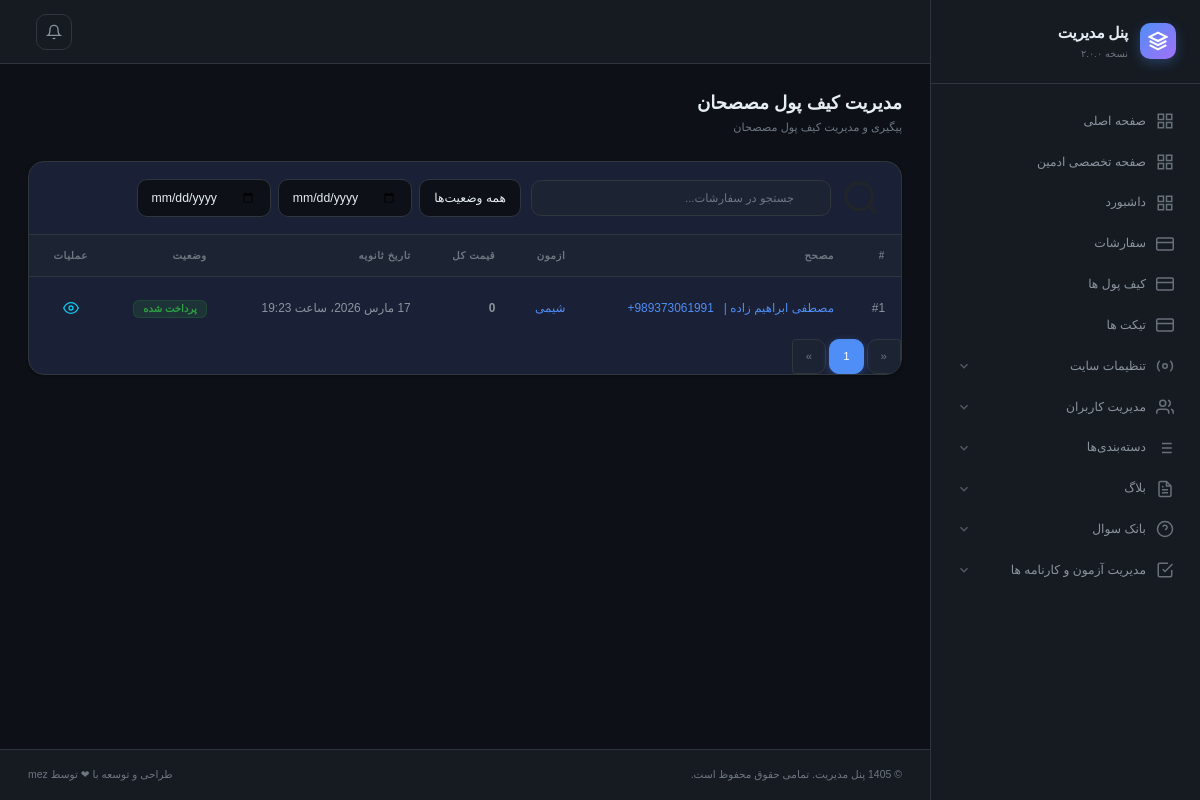
The app's page /admin-panel/wallets/ (signed in) with its own data.
### sanatorium/models.py (models this page shows, shortened)
class SanatoriumWallet(models.Model):
    user = models.ForeignKey(User,related_name='wallet', verbose_name='کاربر', on_delete=models.PROTECT,  db_index=True)
    quiz = models.ForeignKey(Quiz, related_name='wallet', on_delete=models.PROTECT, verbose_name='ازمون',  db_index=True)
    final_price = models.PositiveBigIntegerField(verbose_name='قیمت', default=0,  db_index=True)
    create_at = models.DateTimeField(auto_now_add=True)
    update_at = models.DateTimeField(null=True, blank=True)
    is_active = models.BooleanField(default=True, verbose_name='فعال بودن')
    class OrderStatus(models.TextChoices):
        active = 'جاری', 'جاری'
        request_to_paid = 'درخواست تصفیه', 'درخواست تصفیه'
        paid = 'تصفیه شده', 'تصفیه شده'
    status = models.CharField(verbose_name='وضعیت', choices=OrderStatus, default=OrderStatus.active)
    class Meta:
        ordering = ['-pk']
        verbose_name = 'کیف پول'
        verbose_name_plural = 'کیف پول ها'
    def get_payment_price(cls):
        if cls.status == cls.OrderStatus.active or cls.final_price <= 0:
            price = 0
            for item in cls.details.filter(is_active=True).all():
                price += item.get_item_price()
            cls.final_price = price
            cls.save()
            return price
        else:
            return cls.final_price

class WalletDetails(models.Model):
    wallet = models.ForeignKey(SanatoriumWallet, related_name='details', on_delete=models.PROTECT, verbose_name='کیف پول',  db_index=True)
    answer = models.ForeignKey(StudentAnswer, related_name='wallet', on_delete=models.SET_NULL,null=True, verbose_name='پاسخ نامه',  db_index=True)
    price = models.PositiveBigIntegerField(verbose_name='قیمت', default=0)
    create_at = models.DateTimeField(auto_now_add=True,  verbose_name='تاریخ افزودن')
    is_active = models.BooleanField(default=True, verbose_name='فعال بودن')
    class Meta:
        ordering = ['-pk']
        verbose_name = 'جزییات کیف پول'
        verbose_name_plural = 'جزییات کیف پول'
    def get_item_price(cls):
        if cls.wallet.status == SanatoriumWallet.OrderStatus.active or cls.price <= 0:
            cls.price = cls.wallet.quiz.corrected_price
            cls.save()
            return cls.wallet.quiz.corrected_price
        else:
            return cls.price

### user/models.py (models this page shows, shortened)
class User(AbstractUser):
    class GenderOfUser(models.TextChoices):
        MALE = "M", 'مذکر'
        FELMALE = "F", "مونث"
    class TypeOfUser(models.TextChoices):
        REGULAR = "R", 'دانش اموز'
        SANATORUM = "S", "مصحح"
        ADMIN = "A", "ادمین"
    father_name =  models.CharField(max_length=255, verbose_name='نام پدر', null=True)
    gender = models.CharField(max_length=255, choices=GenderOfUser, verbose_name="جنسیت")
    PhoneNumber = PhoneNumberField(unique=True, verbose_name="شماره",  db_index=True)
    national_id = models.CharField(max_length=255, verbose_name='کد ملی', null=True)
    province =  models.CharField(max_length=255, verbose_name='نام استان', null=True)
    city =  models.CharField(max_length=255, verbose_name='نام شهر', null=True)
    school =  models.CharField(max_length=255, verbose_name='نام مدرسه', null=True)
    grade =  models.ForeignKey(GradeCategories, related_name='users', null=True, on_delete=models.PROTECT, verbose_name='پایه',  db_index=True)
    major =  models.ForeignKey(MajorCategories, related_name='users', null=True, on_delete=models.PROTECT, verbose_name='رشته تحصیلی',  db_index=True)
    birth = models.DateTimeField(verbose_name='تاریخ تولد', null=True)
    private_code =  models.CharField(max_length=1000, verbose_name='کد مخفی کاربر', null=True, blank=True)
    otp = models.CharField(max_length=6, blank=True, null=True, verbose_name="کد otp")
    login_temp = models.PositiveSmallIntegerField(default=0, verbose_name="دفعات ورود")
    otp_expiry_date = models.DateTimeField(null=True, blank=True, verbose_name="تاریخ انقضای ")
    type_of_user = models.CharField(max_length=255, choices=TypeOfUser, verbose_name='نوع کاربر', default=TypeOfUser.REGULAR)
    is_verified = models.BooleanField(default=True, verbose_name='تایید شماره همراه')
    USERNAME_FIELD = "PhoneNumber"
    username = None
    objects = UserManager()
    class Meta:
        verbose_name = 'کاربر'
        verbose_name_plural = 'کاربران'

### quiz/models.py (models this page shows, shortened)
class Quiz(models.Model):
    class QuizStatus(models.TextChoices):
        ALL_STATUS = 'همه وضعیت ها ', 'همه وضعیت ها '
        WAITING_START = 'در انتظار شروع', 'در انتظار شروع'
        STARTED = 'شروع شده', 'شروع شده'
        WAITING_END = 'در انتظار پایان', 'در انتظار پایان'
        FINISHED = 'پایان یافته', 'پایان یافته'
        WAITING_CORRECTION = 'در انتظار تصحیح', 'در انتظار تصحیح'
        CORRECTED = 'تصحیح شده', 'تصحیح شده'
        RESULTS_PUBLISHED = 'اعلام نتایج', 'اعلام نتایج'
        DEACTIVATED = 'غیرفعال', 'غیرفعال'
        CANCELED = 'کنسل شده', 'کنسل شده'
    name = models.CharField(verbose_name='عنوان', max_length=255 )
    section = models.CharField(verbose_name='مبحث', max_length=255 )
    province =  models.CharField(max_length=255, verbose_name=' نام استان محل برگذاری')
    city =  models.CharField(max_length=255, verbose_name='نام شهر محل برگذاری')
    type_of_quiz =  models.CharField(max_length=255, verbose_name='محل و نحوه برگذاری')
    price = models.PositiveBigIntegerField(default=0, verbose_name='هزینه')
    corrected_price = models.PositiveBigIntegerField(default=0, verbose_name='هزینه تصحیح به ازای هر پاسخ نامه')
    time_minutes = models.PositiveIntegerField(default=0, verbose_name='(دقیقه) تایمر')
    create_at = models.DateTimeField(auto_now_add=True, verbose_name='زمان ساخت')
    start_at = models.DateTimeField(verbose_name='زمان برگذاری')
    stop_at = models.DateTimeField(verbose_name='زمان پایان')
    last_enter = models.DateTimeField(verbose_name='اخرین زمان ورود')
    corrected_at = models.DateTimeField(verbose_name='زمان تصحیح', null=True, blank=True)
    max_score = models.PositiveSmallIntegerField(verbose_name='حداکثر نمره', default=100)
    score = models.PositiveSmallIntegerField(verbose_name='ضریب', default=1)
    capacity = models.PositiveSmallIntegerField(verbose_name='ظرفیت', default=1)
    filled_capacity = models.PositiveSmallIntegerField(verbose_name=' ظرفیت پر شده', default=0)
    is_online = models.BooleanField(default=True, verbose_name='انلاین')
    allow_return_to_questions = models.BooleanField(default=True, verbose_name='برگشتن به عقب')
    allow_to_edit_anwerd_by_sanatorium = models.BooleanField(default=True, verbose_name='اجازه به ویرایش پاسخ بعد از تصحصح توسط مصحح')
    change_the_order = models.BooleanField(default=True, verbose_name=' عوض کردن ترتیب سوالات')
    allow_to_edit_the_answered_questions = models.BooleanField(default=True, verbose_name='امکان ویرایش سوالات پاسخ داده شده')
    have_negetive_score = models.BooleanField(default=True, verbose_name='دارای نمره منفی')
    start_set_report = models.BooleanField(default=False, verbose_name='شروع به تصحیح')
    is_active = models.BooleanField(default=True, verbose_name='فعال')
    status = models.CharField(verbose_name='وضعیت', choices=QuizStatus, default=QuizStatus.WAITING_START, max_length=55, null=True, blank=True)
    student = models.ManyToManyField(User, null=True, blank=True, related_name='quiz_student', verbose_name='دانش اموز', db_index=True)
    sanatorium = models.ManyToManyField(User, related_name='quiz_sanatorium', verbose_name='مصحح', db_index=True)
    grade =  models.ForeignKey(GradeCategories, related_name='quiz', on_delete=models.PROTECT, verbose_name='پایه', db_index=True)
    major =  models.ForeignKey(MajorCategories, related_name='quiz', on_delete=models.PROTECT, verbose_name='رشته تحصیلی', db_index=True)
    lession =  models.ForeignKey(LessionCategories, related_name='quiz', on_delete=models.PROTECT, verbose_name='درس', db_index=True)
    description = CKEditor5Field()
    class Meta:
        ordering = ['-pk']
        verbose_name = 'ازمون'
        verbose_name_plural = 'ازمون ها'

### admin_panel/views/wallet.py (the view)
# urls.py: path('wallets/', views.wallet.WalletsListView.as_view(), name='wallet-list'),
class WalletsListView(AdminPermissionRequire, ListView):
    context_object_name='items'
    template_name = 'admin-panel/wallets/list.html'
    paginate_by = 50
    queryset = SanatoriumWallet.objects.prefetch_related('quiz', 'user', 'details').annotate(detail_count=Count('details')).all()
    def get_context_data(self, **kwargs):
        data =  super().get_context_data(**kwargs)
        data['status'] = SanatoriumWallet.OrderStatus
        return data

### admin_panel/mixins.py (called while the page is built)
    def dispatch(self, request, *args, **kwargs):
        response = super().dispatch(request, *args, **kwargs)
        if request.user.is_superuser :
            return response
        else:
            raise Http404()

### order/templatetags/tdc.py (called while the page is built)
@register.filter
def tdc(value: int):
    if value is not None and value and value != "":
        return "{:,}".format(int(value))
    else:
        return 0

### template/admin-panel/wallets/list.html (shortened to what this page needs)
{% extends "admin-panel/base/base.html" %}
{% load jalali_tags %}
{% load tdc %}
{% block main %}
  <main class="page-content">
    <div class="page-header">
      <div class="page-header-info">
        <h1>مدیریت کیف پول مصصحان</h1>
        <p>پیگیری و مدیریت کیف پول مصصحان</p>
      </div>
    </div>
    <div class="card">
      <div class="table-toolbar">
        <svg viewBox="0 0 24 24" fill="none" width="40" stroke="currentColor" stroke-width="2"><circle cx="11" cy="11" r="8"/><line x1="21" y1="21" x2="16.65" y2="16.65"/></svg>
        <div class="table-search">
          <input type="text" id="tableSearch" placeholder="جستجو در سفارشات..." class="form-control form-control-sm">
        </div>
        <div class="d-flex gap-2">
          <select class="form-select form-select-sm" style="width:auto">
            <option>همه وضعیت‌ها</option>
          </select>
          <input type="date" class="form-control form-control-sm" style="width:auto">
          <input type="date" class="form-control form-control-sm" style="width:auto">
        </div>
      </div>
      <div class="table-responsive">
        <table class="table" id="mainTable">
          <thead>
            <tr>
              <th>#</th>
              <th>مصحح</th>
              <th>ازمون</th>
              <th>قیمت کل</th>
              <th>تاریخ ثانویه</th>
              <th>وضعیت</th>
              <th>عملیات</th>
            </tr>
          </thead>
          <tbody>
            {% for item in items %}
            <tr>
              <td >#{{item.id}}</td>
              <td>
                <a href="{% url 'admin-panel:user-update' item.user.id %}" class="user-cell">
                  {{ item.user.get_full_name }} | <span dir="ltr">{{ item.user.PhoneNumber }}</span>
                </a>
              </td>
              <td>
                <a href="{% url 'admin-panel:quiz-update' item.quiz.id %}" class="user-cell">
                  {{ item.quiz.name }}
                </a>
              </td>
              <td style="font-weight:700">{{ item.get_payment_price|tdc }}</td>
              <td>{{ item.update_at|to_jalali }}</span></td>
              <td>
                {% if  item.status == status.paid %}
                <span class="badge badge-success">پرداخت شده</span>
                {% elif  item.status == status.request_to_paid %}
                <span class="badge badge-warning">درخواست برداشت</span>
                {% else %}
                <span class="badge badge-info">در جریان</span>
                {% endif %}
              </td>
              <td>
                <a href="{% url 'admin-panel:wallet-detail' item.id %}" class="btn  btn-outline-info btn-icon" title="جزئیات">
                  <svg viewBox="0 0 24 24" fill="none" stroke="currentColor" stroke-width="2"><path d="M1 12s4-8 11-8 11 8 11 8-4 8-11 8-11-8-11-8z"/><circle cx="12" cy="12" r="3"/></svg>
                </a>
              </td>
            </tr>
            {% endfor %}
          </tbody>
        </table>
      </div>
      <div class="table-footer">
         <nav>
          <ul class="pagination pagination-sm mb-0">
{% if page_obj.has_previous %}
      <li class="page-item">
        <a class="page-link" href="?page={{ page_obj.previous_page_number }}" aria-label="Previous">
          <span aria-hidden="true">«</span>
        </a>
      </li>
    {% else %}
      <li class="page-item disabled">
        <a class="page-link" href="#" tabindex="-1" aria-disabled="true">«</a>
      </li>
    {% endif %}
    {% for num in page_obj.paginator.page_range %}
      {% if page_obj.number == num %}
        <li class="page-item active"><a class="page-link" href="#">{{ num }}</a></li>
      {% elif num > page_obj.number|add:'-3' and num < page_obj.number|add:'3' %}
        <li class="page-item"><a class="page-link" href="?page={{ num }}">{{ num }}</a></li>
      {% elif num == page_obj.paginator.page_range.start or num == page_obj.paginator.page_range.end %}
        <li class="page-item"><a class="page-link" href="?page={{ num }}">{{ num }}</a></li>
      {% elif num == page_obj.number|add:'-3' or num == page_obj.number|add:'3' %}
        <li class="page-item disabled"><a class="page-link" href="#">...</a></li>
      {% endif %}
    {% endfor %}
    {% if page_obj.has_next %}
      <li class="page-item">
        <a class="page-link" href="?page={{ page_obj.next_page_number }}" aria-label="Next">
          <span aria-hidden="true">»</span>
        </a>
      </li>
    {% else %}
      <li class="page-item disabled">
        <a class="page-link" href="#" tabindex="-1" aria-disabled="true">»</a>
      </li>
    {% endif %}
          </ul>
        </nav>
      </div>
    </div>
  </main>
{% endblock main %}

### records on screen
SanatoriumWallet: id "1", user.get_full_name "مصطفی ابراهیم زاده", user.PhoneNumber "+989373061991", quiz.name "شیمی", get_payment_price|tdc "0", update_at|to_jalali "17 مارس 2026، ساعت 19:23", shows "پرداخت شده"

### other values on screen
{{ num }} "1"
